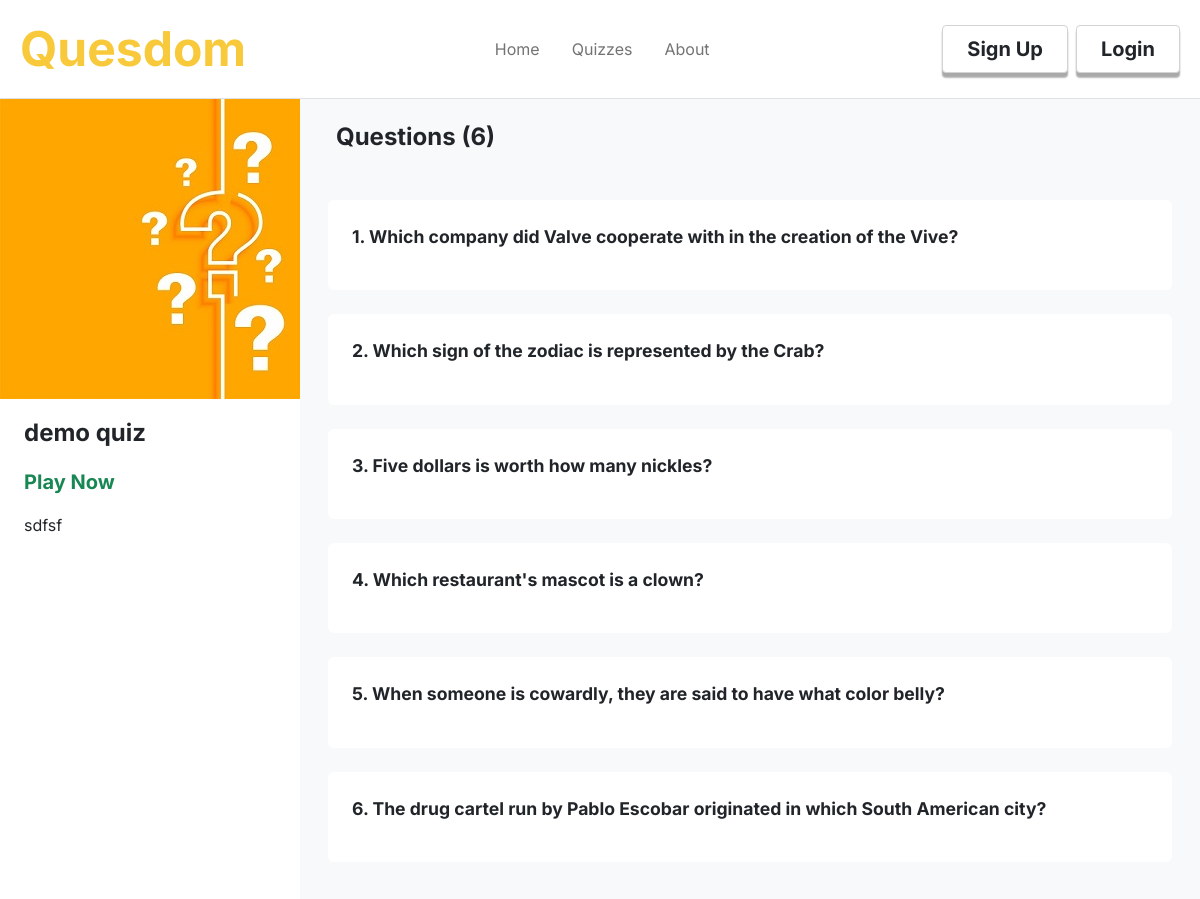
The app's page /quizdetails?quiz_id=1 with its own data.
### quesdom/models.py (models this page shows, shortened)
class Quizzes(db.Model):
    id = db.Column(db.Integer, primary_key = True)
    quiz_title = db.Column(db.String(30), nullable= False)
    quiz_description = db.Column(db.String(200), nullable=False)
    quiz_category = db.Column(db.String(20), nullable=False)
    quiz_difficulty = db.Column(db.String(10), nullable=False)
    timed = db.Column(db.Boolean, nullable = False)
    date_created = db.Column(db.DateTime, nullable=False, default=datetime.utcnow)
    author = db.Column(db.Integer, db.ForeignKey('users.id'), nullable=False)
    created_by = db.relationship('Users',backref='created_by',lazy=True,overlaps="quizzes,quizzes")
    questions = db.relationship('Questions',backref='contains',cascade="all, delete-orphan",lazy=True)
    class_id = db.Column(db.Integer, db.ForeignKey('classrooms.id'), nullable=True)

class Questions(db.Model):
    id = db.Column(db.Integer, primary_key = True)
    question_statement = db.Column(db.String(200), nullable = False)
    choice_id = db.Column(db.Integer, db.ForeignKey('choices.id'), unique=True, nullable = False)
    quiz_id = db.Column(db.Integer, db.ForeignKey('quizzes.id'), nullable = False)
    duration = db.Column(db.Integer, nullable = False)
    choices = db.relationship('Choices',backref='choices',lazy=True)

### quesdom/routes.py (the view)
@app.route('/quizdetails')
def quizdetails():
    quiz = Quizzes.query.get(request.args.get('quiz_id'))
    questions = Questions.query.filter_by(quiz_id = quiz.id)
    return render_template('quizdetails.html',title='Quiz Details',questions = questions, quiz = quiz)

### quesdom/templates/quizdetails.html (shortened to what this page needs)
{%extends "quiz_details_layout.html"%}
{%block content%}
<div class="content-section m-0 row" style="box-sizing: border-box; width: 100vw; min-height: 100vh;">
    <div class="col-12 col-md-3 p-0">
        <div style="border-radius: 0.3rem; background-color: white;">
            <div class="img-section position-relative style="height: min-content; overflow: hidden;">
                <a href="{{url_for('allquizzes')}}" style="position: absolute; top: 0.3rem; left: 0.3rem;"><i class="bi fs-2 text-light bi-arrow-left-circle-fill"></i></a>
                    <img src="../static/quiz.jpg" class="img-fluid" style="width: 100%;"/>
            </div>
            <div class="text-section py-3 px-2 mx-3">
                <p class="fs-4 fw-bold" style="text-overflow:ellipsis; white-space: nowrap; overflow: hidden;">{{quiz.quiz_title}}</p>
                <div class="w-100 d-flex align-items-center justify-content-between">
                    <a href="{{url_for('playquiz',quiz_id = quiz.id)}}" class="fw-bold fs-5 text-success play-link">Play Now</a>
                </div>
                <div class="d-flex my-3">
                    {{quiz.quiz_description}}
                </div>
            </div>
        </div>
    </div>
    <div class="col-12 col-md-9 bg-light">
        <h4 class="p-4 fw-bold">Questions ({{questions.count()}})</h4>
        {% for question in questions%}
            <div class="details px-3">
                <div class="question bg-white rounded-2 p-4 my-4 position-relative">
                    <p class="fw-bold" style="font-size: 1.1rem;">{{loop.index}}. {{question.question_statement}}</p>
                </div>
            </div>
            {%endfor%}
        </div>
</div>
{%endblock%}

### quesdom/static/styles.css (style rules this page uses)
:root { --main-color: rgb(248,201,59); }
.play-link { text-decoration: none; }

### records on screen
Quizzes: quiz_title "demo quiz", quiz_description "sdfsf"
Questions: question_statement "Which company did Valve cooperate with in the creation of the Vive?"
Questions: question_statement "Which sign of the zodiac is represented by the Crab?"
Questions: question_statement "Five dollars is worth how many nickles?"
Questions: question_statement "Which restaurant's mascot is a clown?"
Questions: question_statement "When someone is cowardly, they are said to have what color belly?"
Questions: question_statement "The drug cartel run by Pablo Escobar originated in which South American city?"

### other values on screen
{{ questions.count() }} "6"
